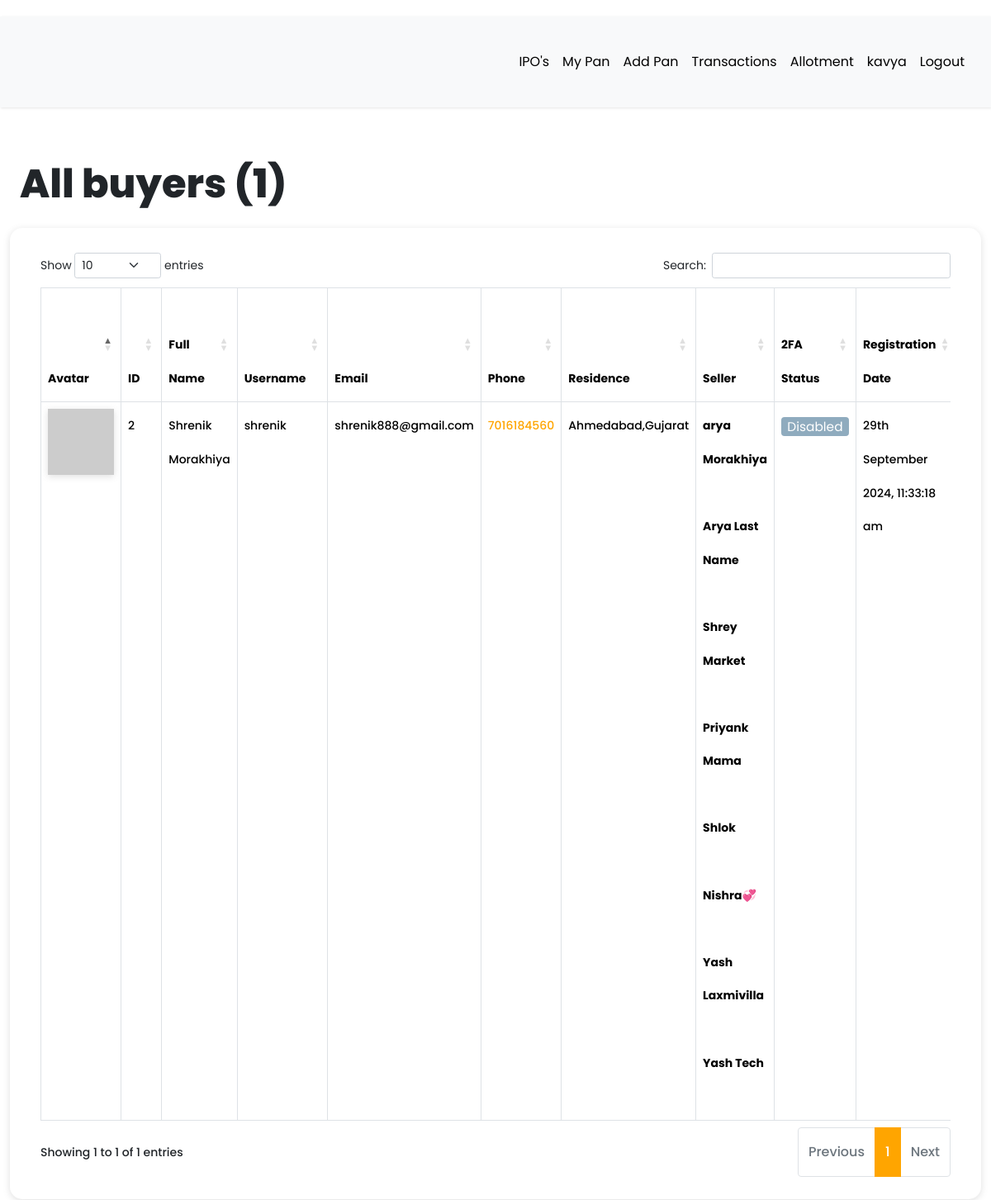
The page /dashboard/all-buyers (signed in) on the database its author committed.
### app/models.py (models this page shows, shortened)
class User(db.Model, UserMixin):
    __tablename__ = "user"
    id = db.Column(db.Integer, primary_key=True)
    first_name = db.Column(db.String(64), index=True, default="First Name", nullable=False)
    last_name = db.Column(db.String(64), index=True, nullable=True)
    username = db.Column(db.String(64), index=True, unique=True, nullable=False)
    email = db.Column(db.String(128), index=True, nullable=False)
    password_hash = db.Column(db.String(128))
    confirm_password = db.Column(db.String(128))
    phone_number = db.Column(db.String(20), nullable=False, unique = True)
    verification_phone = db.Column(db.String(20))
    active = db.Column(db.Boolean, nullable=False, default=True)
    delete_account = db.Column(db.Boolean, default=False)
    registered_at = db.Column(db.DateTime, default=datetime.utcnow, nullable=False)
    emails = db.relationship("Email", backref="author", lazy="dynamic")
    type = db.Column(db.String(64))
    __mapper_args__ = {"polymorphic_identity": "user", "polymorphic_on": "type"}
    def two_factor_enabled(self):
        return self.verification_phone is not None
    @property
    def is_active(self):
        return self.active
    def avatar(self, size):
        digest = md5(self.email.lower().encode("utf-8")).hexdigest()
        return f"https://www.gravatar.com/avatar/{digest}?d=identicon&s={size}"

class Buyer(User):
    __tablename__ = "buyer"
    id = db.Column(
        db.Integer,
        db.ForeignKey("user.id", ondelete="CASCADE", name="fk_buyer_user_id"),  # Explicit FK name
        primary_key=True
    )
    current_residence = db.Column(db.String(64), default="Ahmedabad, Gujarat")
    __mapper_args__ = {"polymorphic_identity": "buyer", "polymorphic_load": "inline"}

class Seller(User):
    __tablename__ = "seller"
    id = db.Column(
        db.Integer,
        db.ForeignKey("user.id", ondelete="CASCADE", name="fk_seller_user_id"),  # Explicit FK name
        primary_key=True
    )
    current_residence = db.Column(db.String(64), default="Ahmedabad, Gujarat")
    buyer_id = db.Column(db.Integer, db.ForeignKey("buyer.id", ondelete="CASCADE"))
    buyer = db.relationship(
        "Buyer", backref="buyer", foreign_keys=[buyer_id], passive_deletes=True
    )
    __mapper_args__ = {"polymorphic_identity": "seller", "polymorphic_load": "inline"}

### app/routes.py (the view)
@app.route("/dashboard/all-buyers")
@login_required
def all_buyers():
    try:
        buyers = Buyer.query.all()
        all_registered_buyers = len(buyers)
        return render_template(
            "admin/all_buyers.html",
            title="All buyers",
            buyers=buyers,
            all_registered_buyers=all_registered_buyers,
        )
    except Exception as e:
        print(f"An error occurred: {e}")
        return f"Error : {e}", 400

### app/models.py (called while the page is built)
@login.user_loader
def load_user(id):
    return User.query.get(int(id))

### app/templates/admin/all_buyers.html (shortened to what this page needs)
{% extends 'base.html' %}
{% block current_user_content %}
    <div class="container-fluid content">
        <div class="row">
            <div class="col-md-12">
                <h1 class="mt-4 mb-4">{{ title }} ({{ all_registered_buyers }})</h1>
            </div>
        </div>
        <div class="row users">
            <div class="col-md-12">
                <div class="table-responsive">
                    <table id="data" class="table table-hover table-bordered">
                        <thead>
                            <tr>
                                <th>Avatar</th>
                                <th>ID</th>
                                <th>Full Name</th>
                                <th>Username</th>
                                <th>Email</th>
                                <th>Phone</th>
                                <th>Residence</th>
                                <th>Seller</th>
                                <th>2FA Status</th>
                                <th>Registration Date</th>
                            </tr>
                        </thead>
                        <tbody>
                            {% for buyer in buyers %}
                                <tr>
                                    <td><img src="{{ buyer.avatar(25) }}"></td>
                                    <td>{{ buyer.id }}</td>
                                    <td>{{ buyer.first_name }} {{ buyer.last_name }}</td>
                                    <td>{{ buyer.username }}</td>
                                    <td>{{ buyer.email }}</td>
                                    <td><a href="https://wa.me/{{ buyer.phone_number | replace('+', '') }}?text=Hello%20From%20KavyaArya" target="_blank">{{ buyer.phone_number }}</a></td>
                                    <td>{{ buyer.current_residence }}</td>
                                    <td>
                                        {% for child in buyer.buyer %}
                                            <strong>{{ child.first_name }} {{ child.last_name }}</strong> <br><br>
                                        {% endfor %}
                                    </td>
                                    {% if buyer.two_factor_enabled() %}
                                        <td><span class="label label-info"> Enabled </span></td>
                                    {% else %}
                                        <td><span class="label label-info"> Disabled </span></td>
                                    {% endif %}
                                    <td>{{ moment(buyer.registered_at).format('Do MMMM YYYY, h:mm:ss a') }}</td>
                                </tr>
                            {% endfor %}
                        </tbody>
                    </table>
                </div>
            </div>
        </div>
    </div>
{% endblock %}

### app/templates/base.html (shortened to what this page needs)
<!DOCTYPE html>
<html lang="eng">
<head>
  <link rel="stylesheet" href="https://cdnjs.cloudflare.com/ajax/libs/intl-tel-input/16.0.4/css/intlTelInput.css">
  <link rel="stylesheet" type="text/css" href="https://cdn.datatables.net/1.10.25/css/dataTables.bootstrap5.css">
  <link rel="stylesheet" href="{{ url_for('static', filename='css/navbar.css') }}">
  {% if current_user.is_authenticated %}
  <link rel="stylesheet" type="text/css" href="{{ url_for('static', filename='css/custom_current_user.css') }}"
    alt="52 Not available at this momoent">
  <link href="https://cdn.jsdelivr.net/npm/bootstrap@5.3.3/dist/css/bootstrap.min.css" rel="stylesheet"
>
  <link rel="stylesheet" href="{{ url_for('static', filename='css/main.css') }}">
  <link rel="stylesheet"
    href="https://cdnjs.cloudflare.com/ajax/libs/malihu-custom-scrollbar-plugin/3.1.5/jquery.mCustomScrollbar.min.css">
  {% endif %}
</head>
<body>
    {% if current_user.is_authenticated %}
    {% if current_user.is_active %}
    <div class="wrapper">
      <div id="content">
        <nav class="navbar navbar-expand-lg navbar-light bg-light">
          <div class="container-fluid">
            {% if current_user.type == "seller" %}
            <div class="collapse navbar-collapse" id="navbarSupportedContent">
              <ul class="nav navbar-nav ms-auto">
                <li class="nav-item">
                  <a class="nav-link {{ 'link_disabled' if request.endpoint == 'view_product' else '' }}"
                    href="{{ url_for('view_product') }}" alt="459 Not available at this moment">IPO's</a>
                </li>
                <li class="nav-item">
                  <a class="nav-link {{ 'link_disabled' if request.endpoint == 'all_pan' else '' }}"
                    href="{{ url_for('all_pan') }}" alt="459 Not available at this moment">My Pan</a>
                </li>
                <li class="nav-item">
                  <a class="nav-link {{ 'link_disabled' if request.endpoint == 'add_pan' else '' }}"
                    href="{{ url_for('add_pan') }}" alt="459 Not available at this moment">Add Pan</a>
                </li>
                <li class="nav-item">
                  <a class="nav-link {{ 'link_disabled' if request.endpoint == 'all_transaction' else '' }}"
                    href="{{ url_for('all_transaction') }}" alt="459 Not available at this moment">Transactions</a>
                </li>
                <li class="nav-item">
                  <a class="nav-link {{ 'link_disabled' if request.endpoint == 'checking_allotment' else '' }}"
                    href="{{ url_for('checking_allotment') }}" alt="459 Not available at this moment">Allotment</a>
                </li>
                <li class="nav-item ">
                  <a class="nav-link {{ 'link_disabled' if request.endpoint == 'dashboard' else '' }}"
                    href="{{ url_for('dashboard') }}" alt="459 Not available at this moment">{{ current_user.username
                    }}</a>
                </li>
                <li class="nav-item">
                  <a class="nav-link {{ 'link_disabled' if request.endpoint == 'logout' else '' }}"
                    href="{{ url_for('logout') }}" alt="459 Not available at this moment">Logout</a>
                </li>
              </ul>
            </div>
            {% elif current_user.type == "admin" %}
            <div class="collapse navbar-collapse" id="navbarSupportedContent">
              <ul class="nav navbar-nav ms-auto">
                <li class="nav-item">
                  <a class="nav-link {{ 'link_disabled' if request.endpoint == 'view_product' else '' }}"
                    href="{{ url_for('view_product') }}" alt="459 Not available at this moment">IPO's</a>
                </li>
                <li class="nav-item">
                  <a class="nav-link {{ 'link_disabled' if request.endpoint == 'all_pan' else '' }}"
                    href="{{ url_for('all_pan') }}" alt="459 Not available at this moment">My Pan</a>
                </li>
                <li class="nav-item">
                  <a class="nav-link {{ 'link_disabled' if request.endpoint == 'add_pan' else '' }}"
                    href="{{ url_for('add_pan') }}" alt="459 Not available at this moment">Add Pan</a>
                </li>
                {% if current_user.type == "admin" or current_user.type == "buyer" %}
                <li class="nav-item">
                  <a class="nav-link {{ 'link_disabled' if request.endpoint == 'all_sellers' else '' }}"
                    href="{{ url_for('all_sellers') }}" alt="459 Not available at this moment">Transactions</a>
                </li>
                {% else %}
                <li class="nav-item">
                  <a class="nav-link {{ 'link_disabled' if request.endpoint == 'all_transaction' else '' }}"
                    href="{{ url_for('all_transaction') }}" alt="459 Not available at this moment">Transactions</a>
                </li>
                {% endif %}
                <li class="nav-item">
                  <a class="nav-link {{ 'link_disabled' if request.endpoint == 'checking_allotment' else '' }}"
                    href="{{ url_for('checking_allotment') }}" alt="459 Not available at this moment">Allotment</a>
                </li>
                <li class="nav-item ">
                  <a class="nav-link {{ 'link_disabled' if request.endpoint == 'dashboard' else '' }}"
                    href="{{ url_for('dashboard') }}" alt="459 Not available at this moment">{{ current_user.username
                    }}</a>
                </li>
                <li class="nav-item">
                  <a class="nav-link {{ 'link_disabled' if request.endpoint == 'logout' else '' }}"
                    href="{{ url_for('logout') }}" alt="459 Not available at this moment">Logout</a>
                </li>
              </ul>
            </div>
            {% endif %}
        </nav>
        {% block current_user_content %}
        {% endblock %}
      </div>
    </div>
    {% endif %}
    {% endif %}
</body>
</html>

### app/static/css/navbar.css (style rules this page uses)
:root { --default-primary: #90f188; --default-secondary: #0f1d07; --container-gutter: clamp(2.5rem, 2.6455026455vw, 3.325rem); --theme-primary: var(--default-primary); --theme-secondary: var(--default-secondary); }

### app/static/css/custom_current_user.css (style rules this page uses)
body { font-family: 'Poppins', sans-serif; background: #fafafa; }
a, a:hover, a:focus { color: inherit; text-decoration: none; transition: all 0.3s; }
.navbar { padding: 15px 10px; background: #fff; border: none; border-radius: 0; margin-bottom: 40px; box-shadow: 1px 1px 3px #0000001a; }
.wrapper { display: flex; width: 100%; }
#content { width: calc(100%); padding-top: 20px; padding-bottom: 20px; min-height: 100vh; transition: all 0.3s; position: absolute; top: 0; right: 0; }
.users { margin-bottom: 25px; padding: 25px; border-radius: 15px; box-shadow: #63636333 0px 2px 8px 0px; }
.label { display: inline-block; font-weight: 400; line-height: 0.5; text-align: center; text-decoration: none; vertical-align: middle; cursor: pointer; -webkit-user-select: none; -moz-user-select: none; -ms-user-select: none; user-select: none; background-color: #e2e2e2; border: 1px solid transparent; padding: 0.4rem 0.4rem; font-size: 1.1em; border-radius: 0.25rem; transition: color 0.15s ease-in-out, background-color 0.15s ease-in-out, border-color 0.15s ease-in-out, box-shadow 0.15s ease-in-out; }
.label-info { background-color: #8fabbe; }
.label-info, .label-success, .label-warning, .label-danger, .label-info:hover, .label-success:hover, .label-warning:hover, .label-danger:hover { color: white; }
img { box-shadow: #63636333 0px 2px 8px 0px; }

### rows shown on the page
User: username "kavya"
Buyer: id "2", first_name "Shrenik", last_name "Morakhiya", username "shrenik", email "shrenik888@gmail.com", phone_number "7016184560", current_residence "Ahmedabad,Gujarat"
Seller: first_name "arya", last_name "Morakhiya"
Seller: first_name "Arya", last_name "Last Name"
Seller: first_name "Shrey Market"
Seller: first_name "Priyank Mama"
Seller: first_name "Shlok"
Seller: first_name "Nishra💞"
Seller: first_name "Yash Laxmivilla"
Seller: first_name "Yash Tech"
User: registered_at "29th September 2024, 11:33:18 am"

### other values the page prints
{{ title }} "All buyers"
{{ all_registered_buyers }} "1"
